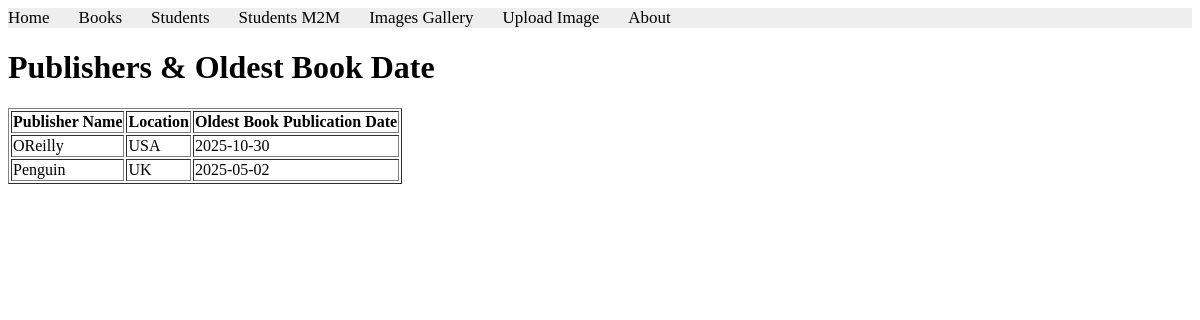
Page /books/lab9/task3/ on the committed database.
### apps/bookmodule/models.py (models this page shows)
class Publisher(models.Model):
    name = models.CharField(max_length=200)
    location = models.CharField(max_length=300)

### apps/bookmodule/views.py (the view)
# urls.py: path('lab9/task3/', views.lab9_task3, name='lab9_task3'),
def lab9_task3(request):
    publishers = Publisher.objects.annotate(oldest_book_date=Min('book__pubdate'))
    return render(request, 'bookmodule/lab9_task3.html', {'publishers': publishers})

### apps/templates/bookmodule/lab9_task3.html (shortened to what this page needs)
{% extends "layouts/base.html" %}
{% block content %}
<h1>Publishers & Oldest Book Date</h1>
<table border="1">
    <tr>
        <th>Publisher Name</th>
        <th>Location</th>
        <th>Oldest Book Publication Date</th>
    </tr>
    {% for pub in publishers %}
    <tr>
        <td>{{ pub.name }}</td>
        <td>{{ pub.location }}</td>
        <td>
            {{ pub.oldest_book_date|date:"Y-m-d"|default:"No books available" }}
        </td>
    </tr>
    {% empty %}
    <tr>
        <td colspan="3">No publishers found.</td>
    </tr>
    {% endfor %}
</table>
{% endblock %}

### rows in the picture
Publisher: name "OReilly", location "USA", oldest_book_date "2025-10-30"
Publisher: name "Penguin", location "UK", oldest_book_date "2025-05-02"
